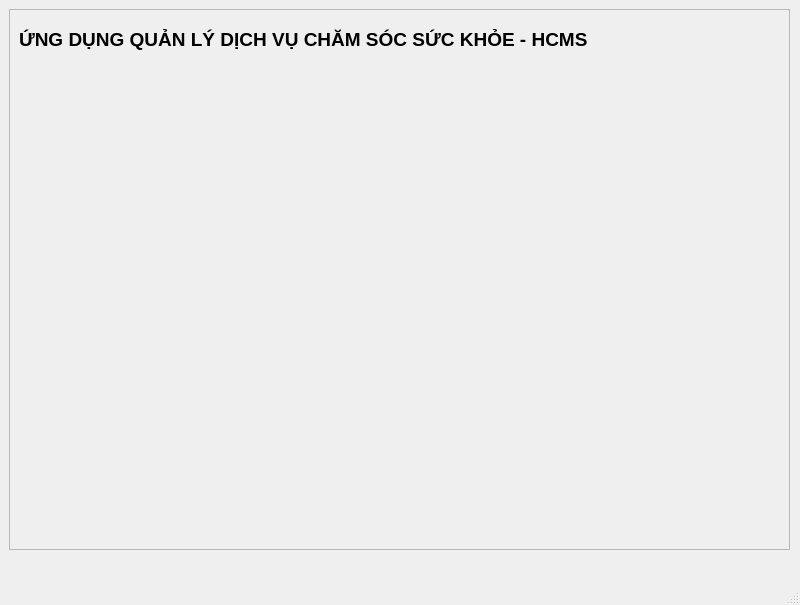
<?xml version="1.0" encoding="UTF-8"?>
<ui version="4.0">
 <class>MainWindow</class>
 <widget class="QMainWindow" name="MainWindow">
  <property name="geometry">
   <rect>
    <x>0</x>
    <y>0</y>
    <width>800</width>
    <height>605</height>
   </rect>
  </property>
  <property name="windowTitle">
   <string>MainWindow</string>
  </property>
  <widget class="QWidget" name="centralwidget">
   <widget class="QFrame" name="frame">
    <property name="geometry">
     <rect>
      <x>9</x>
      <y>9</y>
      <width>781</width>
      <height>541</height>
     </rect>
    </property>
    <property name="frameShape">
     <enum>QFrame::StyledPanel</enum>
    </property>
    <property name="frameShadow">
     <enum>QFrame::Raised</enum>
    </property>
    <widget class="QLabel" name="label_15">
     <property name="geometry">
      <rect>
       <x>10</x>
       <y>10</y>
       <width>711</width>
       <height>41</height>
      </rect>
     </property>
     <property name="font">
      <font>
       <pointsize>14</pointsize>
       <weight>75</weight>
       <bold>true</bold>
      </font>
     </property>
     <property name="text">
      <string>ỨNG DỤNG QUẢN LÝ DỊCH VỤ CHĂM SÓC SỨC KHỎE - HCMS</string>
     </property>
    </widget>
   </widget>
  </widget>
  <widget class="QMenuBar" name="menubar">
   <property name="geometry">
    <rect>
     <x>0</x>
     <y>0</y>
     <width>800</width>
     <height>26</height>
    </rect>
   </property>
  </widget>
  <widget class="QStatusBar" name="statusbar"/>
 </widget>
 <resources/>
 <connections/>
</ui>
